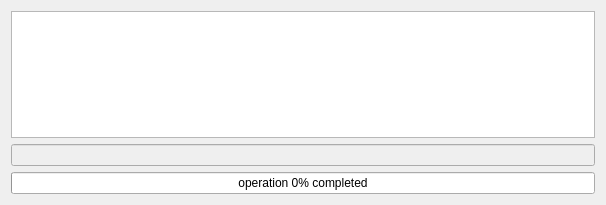
<?xml version="1.0" encoding="UTF-8"?>
<ui version="4.0">
 <class>MainWindow</class>
 <widget class="QMainWindow" name="MainWindow">
  <property name="windowModality">
   <enum>Qt::NonModal</enum>
  </property>
  <property name="geometry">
   <rect>
    <x>0</x>
    <y>0</y>
    <width>606</width>
    <height>205</height>
   </rect>
  </property>
  <property name="sizePolicy">
   <sizepolicy hsizetype="Preferred" vsizetype="Preferred">
    <horstretch>0</horstretch>
    <verstretch>0</verstretch>
   </sizepolicy>
  </property>
  <property name="windowTitle">
   <string>SION! Server</string>
  </property>
  <property name="windowIcon">
   <iconset resource="resources/Resources.qrc">
    <normaloff>:/icon/ApplicationIcon</normaloff>:/icon/ApplicationIcon</iconset>
  </property>
  <property name="animated">
   <bool>false</bool>
  </property>
  <widget class="QWidget" name="centralWidget">
   <layout class="QGridLayout" name="gridLayout">
    <item row="1" column="0">
     <widget class="QPlainTextEdit" name="messageEdit">
      <property name="enabled">
       <bool>true</bool>
      </property>
      <property name="sizePolicy">
       <sizepolicy hsizetype="Preferred" vsizetype="Preferred">
        <horstretch>0</horstretch>
        <verstretch>0</verstretch>
       </sizepolicy>
      </property>
      <property name="acceptDrops">
       <bool>false</bool>
      </property>
      <property name="toolTip">
       <string>Last commands processed</string>
      </property>
      <property name="undoRedoEnabled">
       <bool>false</bool>
      </property>
      <property name="lineWrapMode">
       <enum>QPlainTextEdit::NoWrap</enum>
      </property>
      <property name="readOnly">
       <bool>true</bool>
      </property>
     </widget>
    </item>
    <item row="3" column="0">
     <widget class="QProgressBar" name="progressBar">
      <property name="value">
       <number>0</number>
      </property>
      <property name="format">
       <string>operation %p% completed</string>
      </property>
     </widget>
    </item>
    <item row="2" column="0">
     <widget class="QLineEdit" name="activityEdit">
      <property name="enabled">
       <bool>false</bool>
      </property>
      <property name="mouseTracking">
       <bool>false</bool>
      </property>
      <property name="acceptDrops">
       <bool>false</bool>
      </property>
      <property name="inputMask">
       <string notr="true"/>
      </property>
      <property name="readOnly">
       <bool>true</bool>
      </property>
     </widget>
    </item>
   </layout>
  </widget>
 </widget>
 <layoutdefault spacing="6" margin="11"/>
 <resources>
  <include location="resources/Resources.qrc"/>
 </resources>
 <connections/>
</ui>
